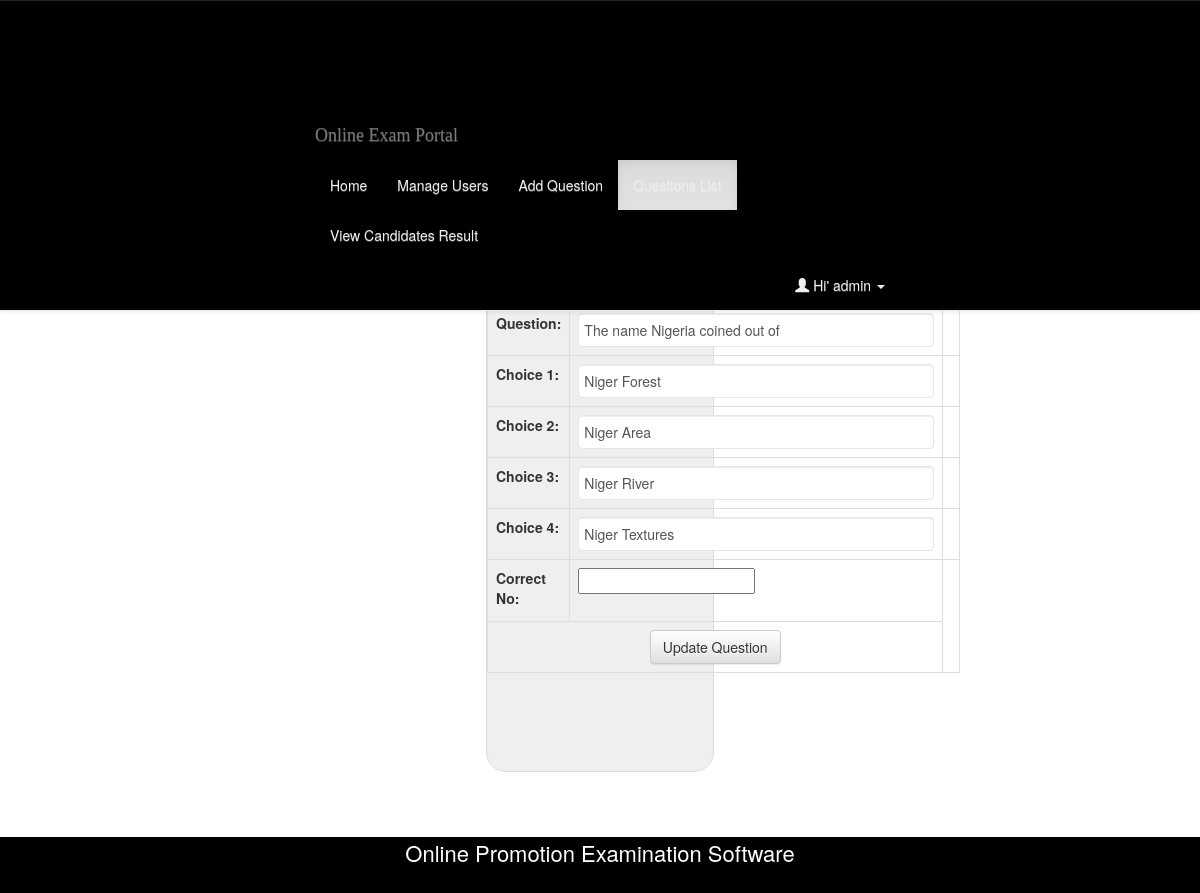
/admin/modquest.php?id=34 (signed in), run on the app's committed database.
### tables this page shows
CREATE TABLE `questions` (
  `q_id` int(11) NOT NULL,
  `quesNo` int(12) NOT NULL,
  `ques` text NOT NULL,
  `level` varchar(11) NOT NULL
);

CREATE TABLE `answers` (
  `ans_id` int(11) NOT NULL,
  `quesNo` int(11) NOT NULL,
  `right_ans` int(11) NOT NULL DEFAULT '0',
  `ans` text NOT NULL
);

### admin/modquest.php (the view, shortened to what this page needs)
<?php
include_once '../dbconfig.php';
$stmt = $db_con->prepare("SELECT * FROM tbl_admin WHERE aid=:uid");
$stmt->execute(array(":uid"=>$_SESSION['admin_session']));
$row=$stmt->fetch(PDO::FETCH_ASSOC);
if (isset($_SESSION['qid'])){
    $id= $_SESSION['qid'];
    $qr = $db_con->prepare("SELECT * FROM questions where quesNo='$id'");
    $qr->execute();
    $qrow=$qr->fetch(PDO::FETCH_ASSOC);
    ?>
    <!DOCTYPE html PUBLIC "-//W3C//DTD XHTML 1.0 Transitional//EN" "http://www.w3.org/TR/xhtml1/DTD/xhtml1-transitional.dtd">
<html xmlns="http://www.w3.org/1999/xhtml">
<head>
<link href="../bootstrap/css/bootstrap.min.css" rel="stylesheet" media="screen">
<link href="../bootstrap/css/bootstrap-theme.min.css" rel="stylesheet" media="screen">
<link href="../style.css" rel="stylesheet" media="screen">
</head>
<body>
<header id="header">
  <nav class="navbar navbar-default navbar-fixed-top">
      <div class="container">
        <div class="navbar-header">
          <a class="navbar-brand" href="index.php">Online Exam Portal</a>
        </div>
        <div id="navbar" class="navbar-collapse collapse">
          <ul class="nav navbar-nav">
            <li ><a href="index.php">Home</a></li>
            <li><a href="manage_users.php">Manage Users</a></li>
            <li ><a href="select_level.php">Add Question</a></li>
            <li class="active"><a href="quest_list.php"> Questions List</a></li>
            <li ><a href="view_result.php"> View Candidates Result</a></li>
          </ul>
          <ul class="nav navbar-nav navbar-right">
            <li class="dropdown">
              <a href="#" class="dropdown-toggle" data-toggle="dropdown" role="button" aria-haspopup="true" aria-expanded="false">
        <span class="glyphicon glyphicon-user"></span>&nbsp;Hi' <?php echo $row['username']; ?>&nbsp;<span class="caret"></span></a>
            </li>
          </ul>
        </div>
      </div>
    </nav>
</header>
            <div class="item active">
                     <div class="container">
					 <div class="display ">
							<div class="row">
							<div class="col-md-12">
					 </div>
					 </div>
                                             <div style=" min-height: 529px; margin-top: 20px;">
                                                 <form name="mod_quest" method="post" action="modquest_exe.php" enctype="application/x-www-form-urlencoded">
                              <table class="table table-bordered" align="center" border=" 10">
				<tr>
						<td>
                                                    <label class=" control-label" for="quesNo">Question No :</label>
						</td>
						<td>
                                                    <input type="number" class="  col-md-3" size="5" id="quesNo" name="quesNo"   value="<?php $qno=$qrow['quesNo']; echo $qno;?>"  maxlength="30" />
						</td>
				</tr>
				<tr>
                                    <td> <label class=" control-label" for="ques">Question:</label> </td>
						<td>
                                                    <input type="text" class=" form-control" name="ques" value="<?php echo $qrow['ques'];;?>" id="ques"  />
						</td>
				</tr>
                                  <?php
                            $sqla= "SELECT * FROM answers where quesNo='$qno'";
                                $i=0;
				foreach ($db_con->query($sqla) as $rowsa) {
                                    $i++;
								 ?>
				<tr>
                                    <td> <label class=" control-label" for="op1"> Choice <?php echo $i;?>:</label></td>
                                    <td><input type="text"  class="form-control" name="ans[]" value="<?php  echo $rowsa['ans']; ?>" id="opts"  /></td>
                                    <td><input type="hidden" value="<?php echo $rowsa['ans_id']; ?>" name="ansid[]"></td>
                                </tr>
				<?php
}}
                                     ?>
				<tr>
                                    <td> <label class=" control-label" for="crt">Correct  No:</label></td>
					<td> <input type="number" name="rightAns"  id="crt"  /></td>
				</tr>
				<tr>
					<td colspan=2 align="center"><button name="update" class="btn btn-default">Update Question</button> </td>
				</tr>
			</table>
			</form>
</div>
</div>
           </div>
	<footer>
	<div class="site-full-width darkbluecolor">
                             <div id="blue-band-holder" style="/*margin-top:100px;*/">
                            <p>Online Promotion Examination Software</p>
                                           </div>
	   </div>
      </footer>
</body>
</html>

### css/style.css (style rules this page uses)
body { background:#f1f9f9; }
.container { //border:solid red 1px; margin-top:110px; width: 50%; }
.navbar-brand { font-family:"Lucida Handwriting"; }
.display { width: 40%; margin: 60px auto; border: 1px outset #dddddd; border-radius: 20px; border-style: groove; background-color: #efefef; }
body { background: url(images/bglight.png); }
#header { height: 50px; padding: 10px; background-color: #755; border-bottom: 2px inset #aaaaaa; border-bottom-style: groove; color: #eee; }
#header nav { background: #755; }
#navbar a { color: #eee; }

### admin/modquest.php (style rules this page uses)
body { // background-image: url("../images/bglight2.jpg"); background-repeat: repeat; }
#header { height: 50px; padding: 10px; background-color: #755; border-bottom: 2px inset #aaaaaa; border-bottom-style: groove; color: #eee; }
#header nav { background: black; }
#navbar a { color: #eee; }
.table { width: 40% }
input[type="text"] { border: 1px solid #E5E5E5; margin-button:10px; padding: 5px; width:356px; }
#blue-band-holder p { color: white; font-size: 22px; text-align: center; margin: 0; }
.site-full-width { background: black; height: 4em; margin-top:5px; }

### data on the page
questions: ques "The name Nigeria coined out of"
answers: ans "Niger Forest"
answers: ans "Niger Area"
answers: ans "Niger River"
answers: ans "Niger Textures"

### other printed values
$row['username'] "admin"
